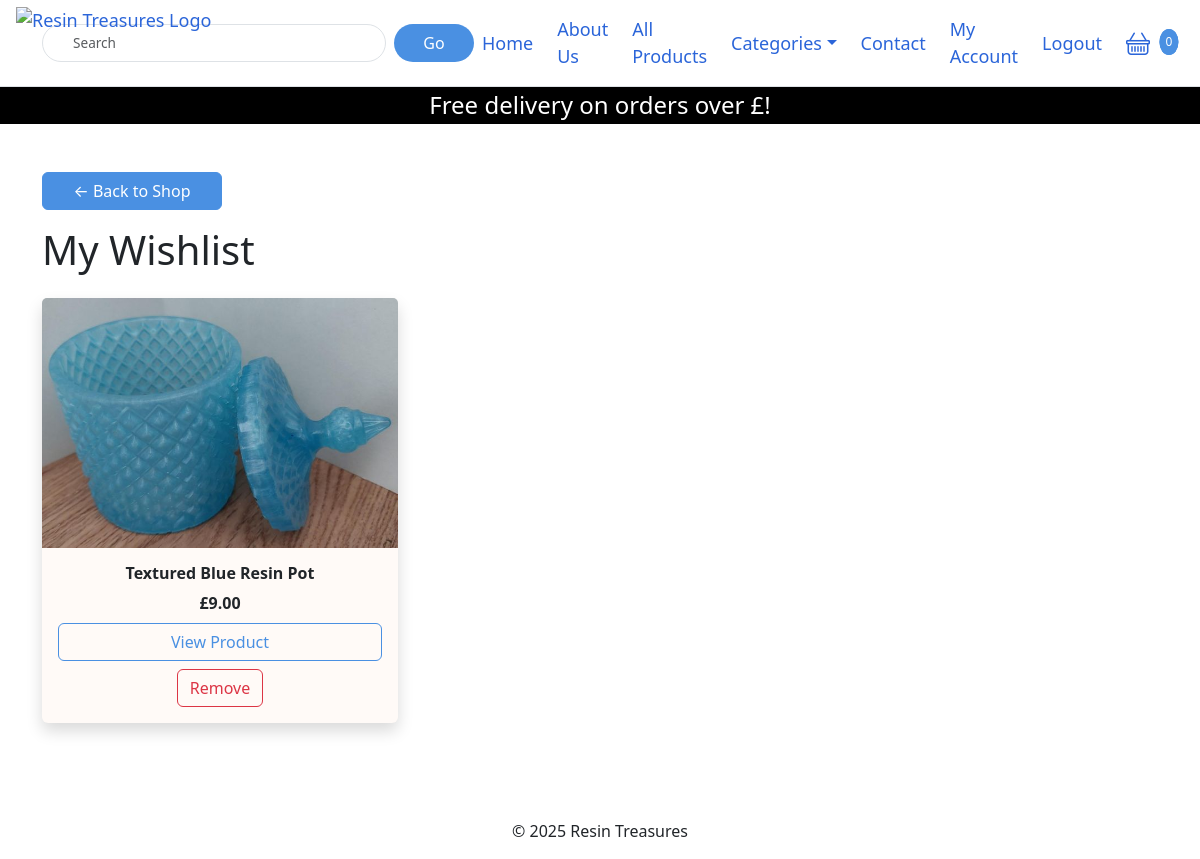
/wishlist/ (signed in), run on an earlier commit of the app's database.
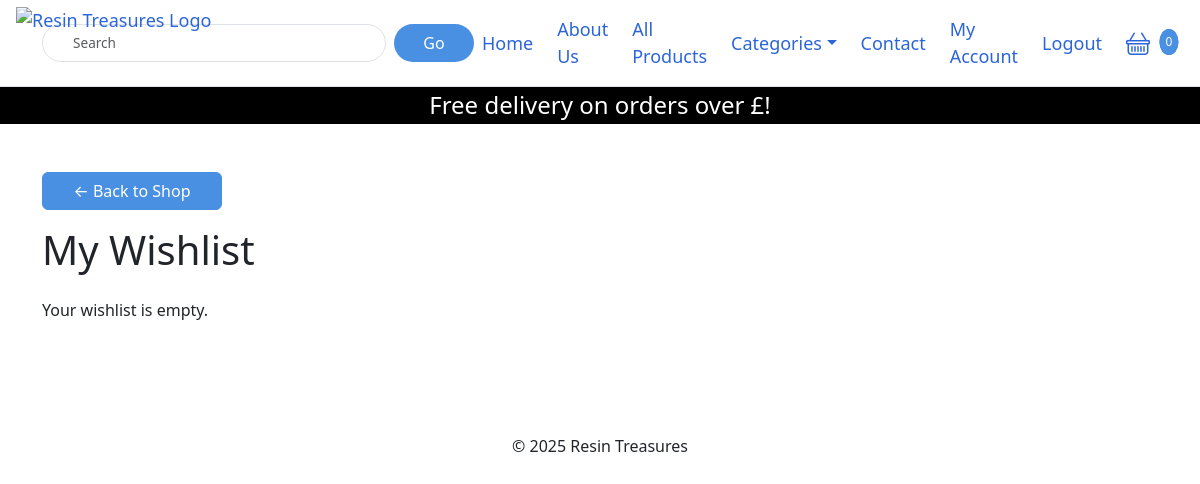
And on a later commit of the database.
### wishlist/models.py (models this page shows, shortened)
class Wishlist(models.Model):
    user = models.ForeignKey(settings.AUTH_USER_MODEL, on_delete=models.CASCADE)
    product = models.ForeignKey(Product, on_delete=models.CASCADE)
    class Meta:
        unique_together = ('user', 'product')

### store/models.py (models this page shows, shortened)
class ProductVariant(models.Model):
    product = models.ForeignKey(Product, related_name='variants', on_delete=models.CASCADE)
    image = models.ImageField(upload_to='variants/')
    description = models.TextField()
    color_name = models.CharField(max_length=50, blank=True)
    color_code = models.CharField(max_length=7, blank=True)
    price = models.DecimalField(max_digits=10, decimal_places=2, default=0.00)
    thumbnail = ImageSpecField(
        source='image',
        processors=[ResizeToFill(250, 250)],
        format='JPG',
        options={'quality': 85}
    )

class Product(models.Model):
    name = models.CharField(max_length=100)
    categories = models.ManyToManyField(Category)

### wishlist/views.py (the view)
# urls.py: path('', views.wishlist_view, name='wishlist'),
@login_required
def wishlist_view(request):
    wishlist_items = Wishlist.objects.filter(user=request.user)
    return render(request, 'wishlist.html', {'wishlist_items': wishlist_items})

### store/context_processors.py (called while the page is built)
def categories_processor(request):
    return {
        'all_categories': Category.objects.all()
    }

def basket_context(request):
    basket = request.session.get('basket', {})
    total_quantity = sum(basket.values())
    return {'basket_quantity': total_quantity}

### wishlist/templates/wishlist.html (shortened to what this page needs)
{% extends 'base.html' %}
{% load static %}
{% block content %}
<div class="container py-5">
  <div class="mb-3">
    <a href="{% url 'shop' %}" class="btn btn-outline-secondary">&larr; Back to Shop</a>
  </div>
  <h1 class="mb-4">My Wishlist</h1>
  {% if wishlist_items %}
    <div class="row row-cols-1 row-cols-sm-2 row-cols-md-3 g-4">
      {% for item in wishlist_items %}
        <div class="col">
          <div class="card h-100 text-center border-0 shadow" style="background-color: #fffaf7;">
            {% with variant=item.product.variants.first %}
              {% if variant and variant.image %}
                <img src="{{ variant.image.url }}"
                     alt="{{ item.product.name }}"
                     class="card-img-top"
                     style="height: 250px; object-fit: cover;">
              {% else %}
                <img src="{% static 'images/no-image.png' %}"
                     alt="No image"
                     class="card-img-top"
                     style="height: 250px; object-fit: cover;">
              {% endif %}
              <div class="card-body d-flex flex-column">
                <h6 class="fw-bold">{{ item.product.name }}</h6>
                {% if variant %}
                  <p class="text-peach fw-semibold mb-2">£{{ variant.price }}</p>
                {% endif %}
                <a href="{% url 'product_detail' item.product.id %}" class="btn btn-outline-primary mb-2">
                  View Product
                </a>
                <form action="{% url 'remove_from_wishlist' item.product.id %}" method="post">
                  <button type="submit" class="btn btn-outline-danger">Remove</button>
                </form>
              </div>
            {% endwith %}
          </div>
        </div>
      {% endfor %}
    </div>
  {% else %}
    <p>Your wishlist is empty.</p>
  {% endif %}
</div>
{% endblock %}

What changed in the data, as far as the page shows it:
removed Wishlist: product.variants.first.image (picture), product.name "Textured Blue Resin Pot", product.variants.first.price "9.00"
Also different on the page:
text now shown: "Your wishlist is empty."
